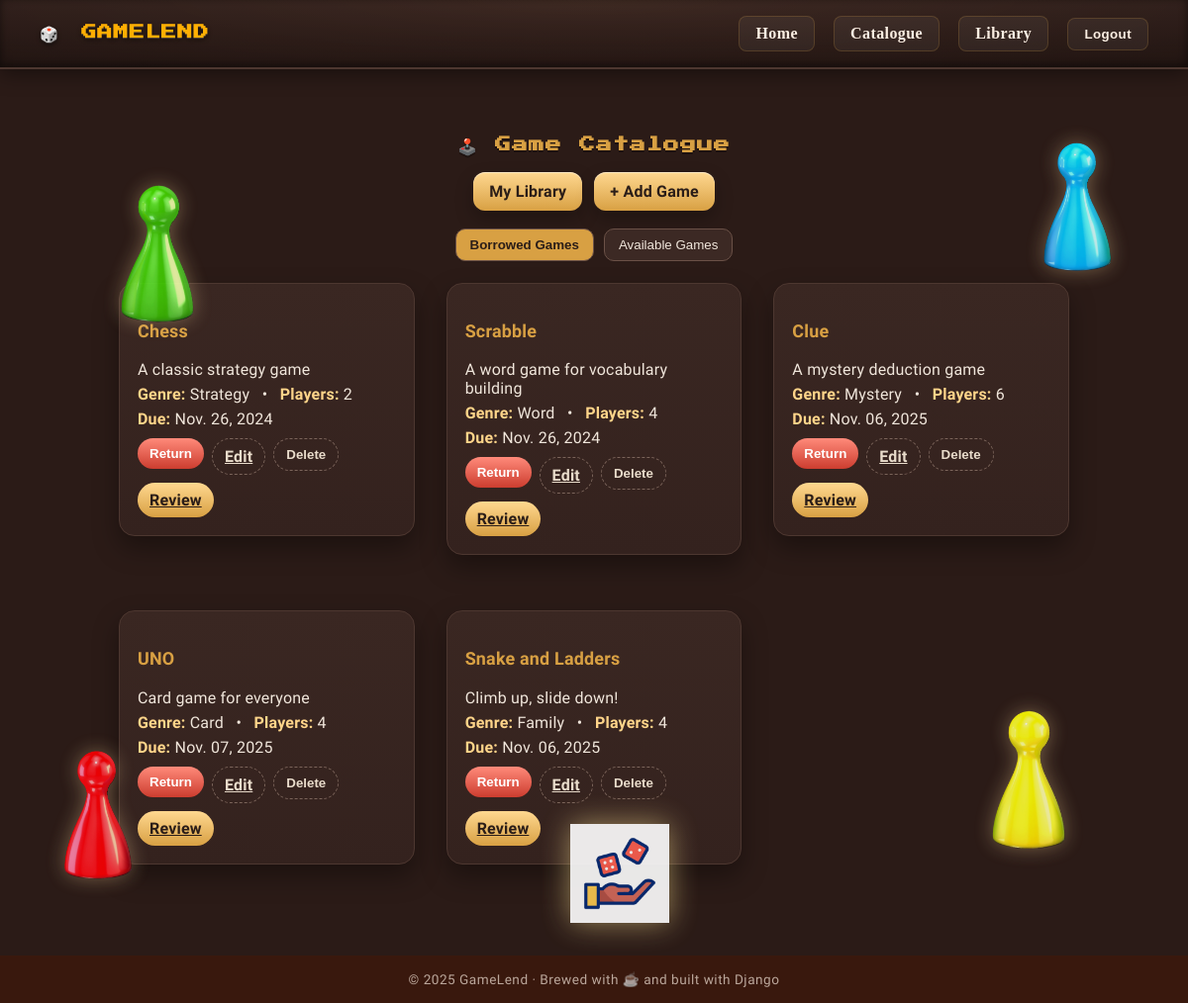
The app's page /games/ (signed in) with its own data.
### games/models.py (models this page shows, shortened)
class BoardGame(models.Model):
    title = models.CharField(max_length=100)
    description = models.TextField()
    genre = models.CharField(max_length=50)
    player_count = models.IntegerField()
    borrowed_by = models.ForeignKey(User, on_delete=models.SET_NULL, null=True, blank=True, related_name='borrowed_games')
    borrowed_date = models.DateField(null=True, blank=True)
    due_date = models.DateField(null=True, blank=True)
    return_date = models.DateTimeField(null=True, blank=True)
    is_available = models.BooleanField(default=True)  # Indicates if the game is available for borrowing

### games/views.py (the view)
# urls.py: path('', views.game_list, name='game_list'),
@login_required
def game_list(request):
    available_games = BoardGame.objects.filter(is_available=True)
    borrowed_games = BoardGame.objects.filter(is_available=False)
    return render(request, 'games/game_list.html', {
        'available_games': available_games,
        'borrowed_games': borrowed_games,
    })

### games/templates/games/game_list.html (shortened to what this page needs)
{% extends "games/base.html" %}
{% block content %}
<div class="wrap">
  <h2>🕹️ Game Catalogue</h2>
  <div class="actions-top">
    <a class="btn" href="{% url 'profile' %}">My Library</a>
    {% if user.is_authenticated %}
      <a class="btn" href="{% url 'add_game' %}">+ Add Game</a>
    {% endif %}
  </div>
  <div class="toggle">
    <button id="borrowed-btn" class="active">Borrowed Games</button>
    <button id="available-btn">Available Games</button>
  </div>
  <section id="borrowed" class="tab">
    {% if borrowed_games %}
      <div class="grid">
        {% for game in borrowed_games %}
          <article class="card">
            <h3><a href="{% url 'game_detail' game.id %}">{{ game.title }}</a></h3>
            <p class="meta">{{ game.description }}</p>
            <p class="meta"><strong>Genre:</strong> {{ game.genre }} &nbsp; • &nbsp; <strong>Players:</strong> {{ game.player_count }}</p>
            <p class="meta"><strong>Due:</strong> {{ game.due_date|date:"M. d, Y" }}</p>
            <div class="row-actions">
              <form
                action="{% url 'return_game' game.id %}" method="post" class="return-form"
                data-borrower="{{ game.borrowed_by.username|default_if_none:'someone else' }}"
                data-current-user="{{ user.username }}"
              >
                <button class="chip chip--danger" type="submit">Return</button>
              </form>
              <a class="chip chip--ghost" href="{% url 'edit_game' game.id %}">Edit</a>
              <form action="{% url 'delete_game' game.id %}" method="post">{% csrf_token %}<button class="chip chip--ghost" type="submit">Delete</button></form>
              <a class="chip chip--primary" href="{% url 'add_review' game.id %}">Review</a>
            </div>
          </article>
        {% endfor %}
      </div>
    {% else %}
      <p class="meta" style="text-align:center;opacity:.8;">No borrowed games right now.</p>
    {% endif %}
  </section>
</div>
{% endblock %}

### games/templates/games/base.html (style rules this page uses)
:root { --bg-dark: #39180d; --bg-card: #39180d; --bg-hover: #39180d; --accent: #ffb703; --accent-hover: #f4a261; --text-light: #fcefe3; }
body { margin: 0; padding: 0; font-family: 'Chakra Petch', sans-serif; background-color: var(--bg-dark); color: var(--text-light); display: flex; flex-direction: column; min-height: 100vh; letter-spacing: 0.2px; }
.btn { background-color: var(--accent); color: var(--bg-dark); padding: 0.6rem 1rem; border-radius: 6px; text-decoration: none; font-weight: 600; transition: 0.25s; }
.card { background-color: var(--bg-card); padding: 1.5rem; border-radius: 10px; box-shadow: 0 4px 12px rgba(0, 0, 0, 0.3); margin-bottom: 1.5rem; transition: 0.25s ease; }

### games/templates/games/game_list.html (style rules this page uses)
:root { --bg-wood:#2b1b17; --card:#3a2722; --card-hover:#4a2f28; --token:#d8a043; --token-2:#c04b3b; --text:#f7efe6; --muted:#cfbda9; }
body { background:var(--bg-wood); }
.wrap { max-width:1200px;margin:36px auto;padding:0 20px }
h2 { text-align:center;color:var(--token);font-family:"Press Start 2P", system-ui;letter-spacing:1px; font-size:1rem;margin:1.2rem 0 1rem;text-shadow:0 2px 0 rgba(0,0,0,.3); }
.actions-top { display:flex;justify-content:center;gap:12px;flex-wrap:wrap;margin-bottom:18px }
.btn { appearance:none;border:0;border-radius:12px;padding:10px 16px;font-weight:800;cursor:pointer; background:linear-gradient(180deg,#ffd890,var(--token)); color:#2a1d18; box-shadow:0 8px 18px rgba(0,0,0,.25), inset 0 1px 0 #fff7; transition:transform .12s, box-shadow .12s }
.toggle { display:flex;justify-content:center;gap:10px;margin:10px 0 22px }
.toggle button { background:#3c2924;color:#f0e6db;border:1px solid #6b5147;border-radius:10px;padding:8px 14px;cursor:pointer }
.toggle button.active { background:var(--token);color:#2a1d18;font-weight:900 }
.grid { display:grid; grid-template-columns:repeat(3, minmax(260px, 1fr)); gap:32px; align-items:start; }
.card { background:linear-gradient(180deg,#3a2722 0%, #34221e 100%); border:1px solid #4d3730; border-radius:16px; padding:18px; color:var(--text); box-shadow:0 12px 26px rgba(0,0,0,.35); transition:transform .15s ease, box-shadow .15s ease; }
.card h3 a { color:var(--token); text-decoration:none; font-family:"Chakra Petch",system-ui,sans-serif;font-size:1.12rem }
.meta { margin:6px 0; color:#f0e6db }
.meta strong { color:#ffd58a }
.row-actions { display:flex;gap:8px;flex-wrap:wrap;margin-top:10px }
.chip { border-radius:999px;padding:8px 12px;font-weight:800;border:0;cursor:pointer }
.chip--primary { background:linear-gradient(180deg,#ffd890,var(--token));color:#2a1d18 }
.chip--danger { background:linear-gradient(180deg,#ff8a7a,#cc3d2f);color:#fff }
.chip--ghost { background:transparent;border:1px dashed #7b645a;color:#e9dccb }

### records on screen
BoardGame: title "Chess", description "A classic strategy game", genre "Strategy", player_count "2", due_date "Nov. 26, 2024"
BoardGame: title "Scrabble", description "A word game for vocabulary building", genre "Word", player_count "4", due_date "Nov. 26, 2024"
BoardGame: title "Clue", description "A mystery deduction game", genre "Mystery", player_count "6", due_date "Nov. 06, 2025"
BoardGame: title "UNO", description "Card game for everyone", genre "Card", player_count "4", due_date "Nov. 07, 2025"
BoardGame: title "Snake and Ladders", description "Climb up, slide down!", genre "Family", player_count "4", due_date "Nov. 06, 2025"
